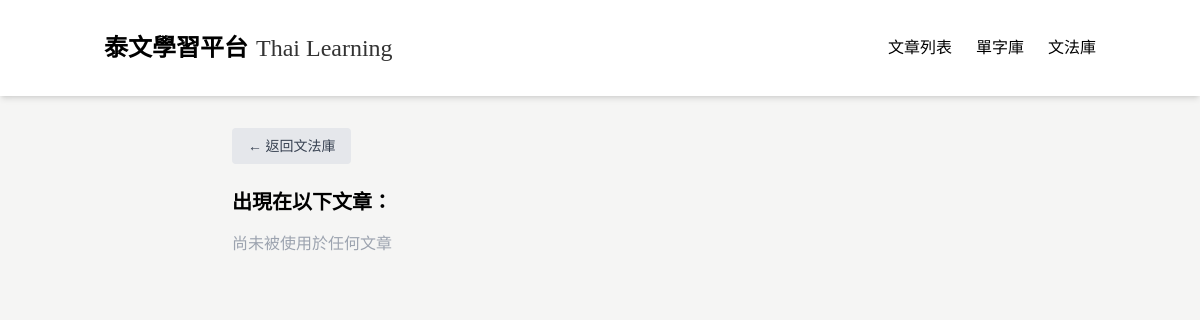
Page /grammar/111 on the earlier database version.
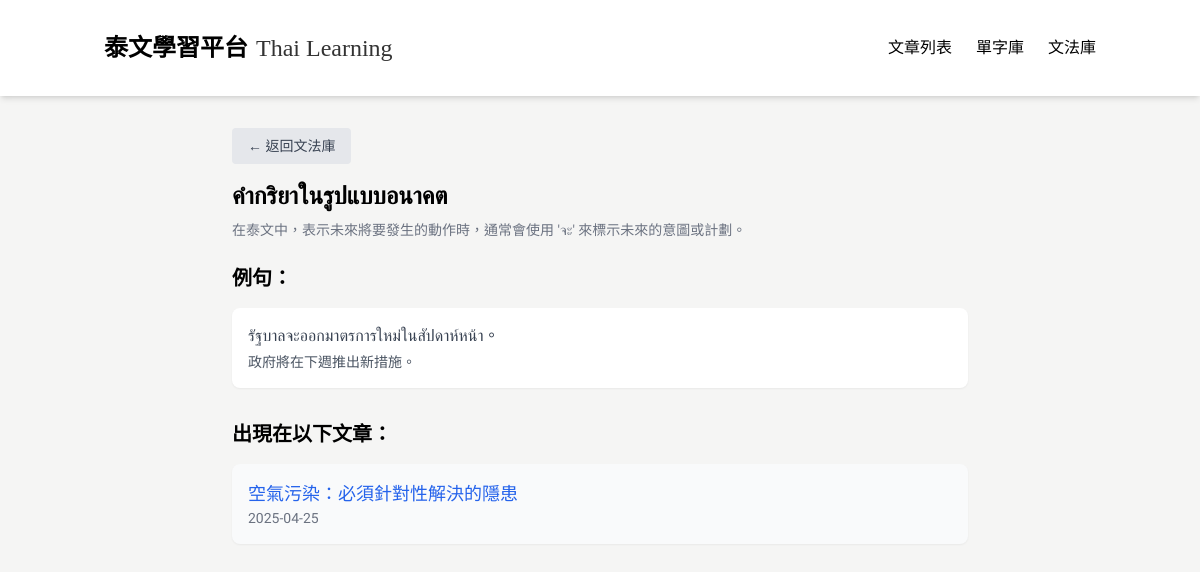
Same page on the later database version.
### tables this page shows
CREATE TABLE GrammarPoint (
            id INTEGER PRIMARY KEY AUTOINCREMENT,
            title TEXT,
            explanation TEXT,
            articleId INTEGER,
            createdAt TEXT,
            updatedAt TEXT
        );

CREATE TABLE GrammarExample (
            id INTEGER PRIMARY KEY AUTOINCREMENT,
            thai TEXT,
            chinese TEXT,
            grammarPointId INTEGER,
            createdAt TEXT,
            updatedAt TEXT
        );

CREATE TABLE Article (
            id INTEGER PRIMARY KEY AUTOINCREMENT,
            title TEXT,
            chineseTitle TEXT,
            content TEXT,
            chineseContent TEXT,
            category TEXT,
            url TEXT,
            status TEXT,
            createdAt TEXT,
            updatedAt TEXT,
            authorId INTEGER
        );

### app_sqlite.py (the view)
@app.route('/grammar/<int:grammar_id>')
def grammar_detail(grammar_id):
    conn = get_db_connection()
    grammar_point = conn.execute(
        'SELECT * FROM GrammarPoint WHERE id = ?', (grammar_id,)
    ).fetchone()
    examples = conn.execute(
        'SELECT * FROM GrammarExample WHERE grammarPointId = ?', (grammar_id,)
    ).fetchall()
    articles = conn.execute("""
        SELECT Article.*
        FROM Article
        JOIN GrammarArticle ON Article.id = GrammarArticle.articleId
        WHERE GrammarArticle.grammarPointId = ? AND Article.status = 'published'
        ORDER BY Article.createdAt DESC
    """, (grammar_id,)).fetchall()
    conn.close()
    return render_template('grammar_detail.html', grammar=grammar_point, examples=examples, articles=articles)

### app_sqlite.py (called while the page is built)
def get_db_connection():
    base_path = os.path.dirname(os.path.abspath(__file__))
    db_path = os.path.join(base_path, 'data.db')
    conn = sqlite3.connect(db_path)  # SQLite 檔名
    conn.row_factory = sqlite3.Row     # 讓取出的資料像字典一樣操作
    return conn

### templates/grammar_detail.html (shortened to what this page needs)
<!DOCTYPE html>
<html lang="zh-TW">
<head>
  <script src="https://cdn.tailwindcss.com"></script>
</head>
<body>
  <nav class="bg-white shadow-md sticky top-0 z-50">
    <div class="container mx-auto px-4 py-4">
      <div class="flex justify-between items-center py-4">
        <div class="flex items-center space-x-2">
          <a href="/" class="flex items-end space-x-2">
            <span class="nav-title text-2xl font-bold text-black">泰文學習平台</span>
            <span class="nav-subtitle text-2xl text-black/80 self-end">Thai Learning</span>
          </a>
        </div>
        <div class="hidden md:flex space-x-6">
          <a href="/" class="tab-btn active-tab text-black hover:text-gray-700" data-tab="articles">文章列表</a>
          <a href="/vocabulary" class="text-black hover:text-gray-700">單字庫</a>
          <a href="/grammar" class="text-black hover:text-gray-700">文法庫</a>
        </div>
      </div>
    </div>
  </nav>
<div class="max-w-3xl mx-auto px-4 py-8">
  <div class="mb-4">
    <a href="/grammar" class="inline-block px-4 py-2 bg-gray-200 text-gray-700 rounded hover:bg-gray-300 text-sm">
      ← 返回文法庫
    </a>
  </div>
  <h1 class="text-2xl font-bold mb-2">{{ grammar.title }}</h1>
  <p class="text-sm text-gray-500 mb-6">{{ grammar.explanation }}</p>
  {% if examples %}
  <div class="mb-8">
    <h2 class="text-xl font-semibold mb-4">例句：</h2>
    <div class="space-y-3">
      {% for example in examples %}
      <div class="bg-white p-4 rounded-lg shadow-sm">
        <p class="thai-text mb-1 text-gray-700">{{ example.thai }}</p>
        <p class="text-sm text-gray-600">{{ example.chinese }}</p>
      </div>
      {% endfor %}
    </div>
  </div>
  {% endif %}
  <h2 class="text-xl font-semibold mb-4">出現在以下文章：</h2>
  <ul class="space-y-3">
    {% for article in articles %}
    <li>
      <a href="/article/{{ article.id }}" class="block p-4 bg-gray-50 hover:bg-gray-100 rounded-lg shadow-sm transition">
        <p class="text-lg font-medium text-blue-600">{{ article.chineseTitle or article.title }}</p>
        <p class="text-sm text-gray-500">{{ article.createdAt[:10] }}</p>
      </a>
    </li>
    {% else %}
    <li class="text-gray-400">尚未被使用於任何文章</li>
    {% endfor %}
  </ul>
</div>

Differences in the rows shown:
added GrammarPoint: title "คำกริยาในรูปแบบอนาคต", explanation "在泰文中，表示未來將要發生的動作時，通常會使用 'จะ' 來標示未來的意圖或計劃。"
added GrammarExample: thai "รัฐบาลจะออกมาตรการใหม่ในสัปดาห์หน้า。", chinese "政府將在下週推出新措施。"
added Article: chineseTitle "空氣污染：必須針對性解決的隱患", createdAt "2025-04-25"
Other differences:
text no longer shown: "尚未被使用於任何文章"
text now shown: "例句："
